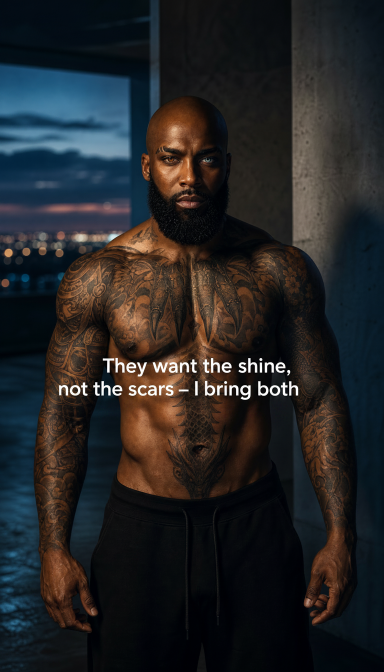
#> input picture assets/images/golden-scars-lyric-card-01.png, 768 x 1344 px, given in place of artista-principal-diamante.png, which was not available (shown at 1/2 size)
$ python make_ktd_contact_sheet.py
#> lines starting #> are read from the running program, lines starting #| are printed output that depends on the picture; pictures that were not available may be replaced by others from this repository, and a replacement may not be noted
from pathlib import Path

from PIL import Image, ImageDraw, ImageOps

root = Path('/home/ubuntu/KAIR-S-SONICA')
files = [
    root/'assets/persona/artista-principal-diamante.png',
    root/'assets/persona/ktd-visual-master.png',
    root/'assets/persona/ktd-expression-rooftop.png',
    root/'assets/persona/ktd-expression-stage.png',
    root/'assets/persona/ktd-expression-street.png',
    root/'assets/persona/ktd-expression-studio.png',
    root/'assets/persona/ktd-physical-turnaround-sheet.png',
    root/'assets/video/promos/fire-in-the-flood-v4-teaser-8s-vertical.mp4',
]
thumb_w, thumb_h = 360, 240
margin, label_h = 18, 42
cols = 2
rows = (len(files)+cols-1)//cols
sheet = Image.new('RGB', (cols*(thumb_w+margin)+margin, rows*(thumb_h+label_h+margin)+margin), '#101014')
d = ImageDraw.Draw(sheet)
for i, path in enumerate(files):
    x = margin + (i%cols)*(thumb_w+margin)
    y = margin + (i//cols)*(thumb_h+label_h+margin)
    if path.suffix.lower() in {'.mp4','.mov','.webm'}:
        import subprocess
        frame = root/'tmp_contact_frame.jpg'
        subprocess.run(['ffmpeg','-y','-ss','2','-i',str(path),'-frames:v','1','-vf','scale=360:240',str(frame)], check=True, stdout=subprocess.DEVNULL, stderr=subprocess.DEVNULL)
        im = Image.open(frame).convert('RGB')
    else:
        im = Image.open(path).convert('RGB')
#> im is the input picture: PIL image 768x1344 RGB; mean R, G, B 36.3, 36.5, 37.5
    im = ImageOps.fit(im, (thumb_w,thumb_h), method=Image.Resampling.LANCZOS)
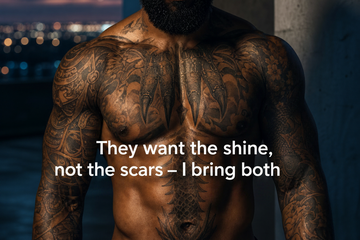
#> im: PIL image 360x240 RGB; mean R, G, B 50.5, 43, 38.8
    sheet.paste(im, (x,y))
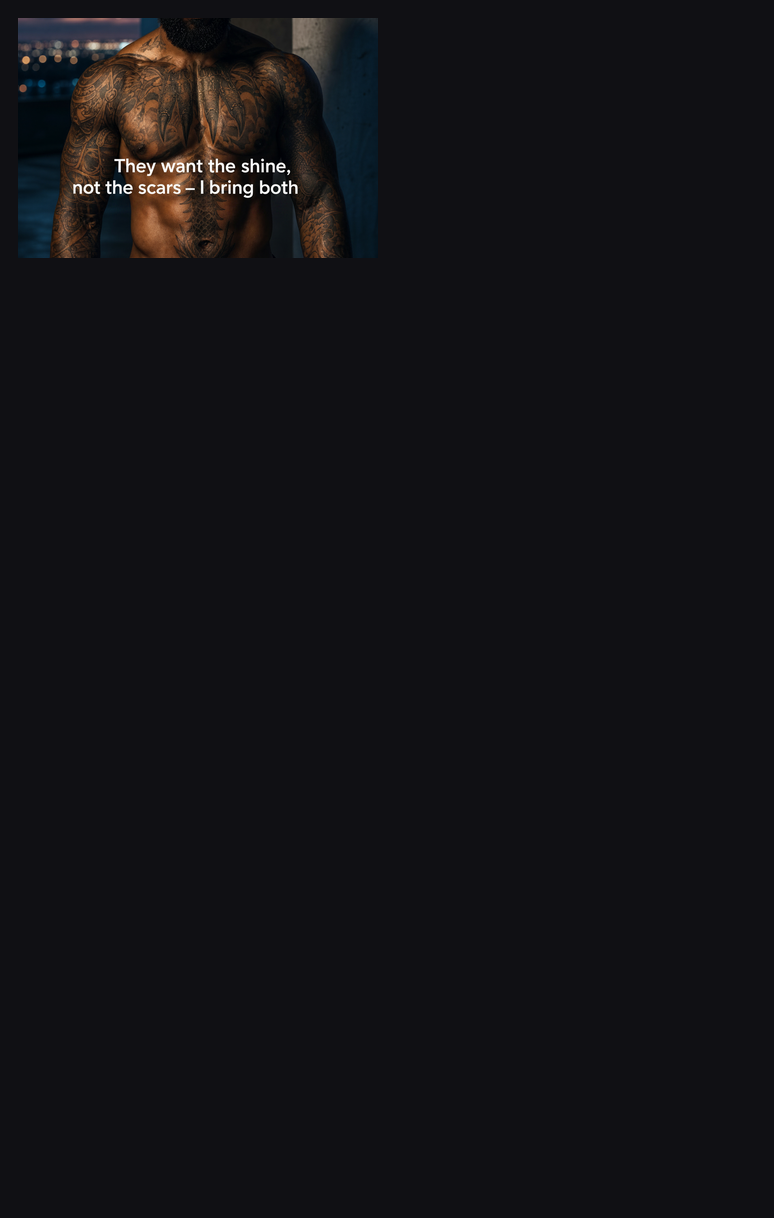
#> sheet: PIL image 774x1218 RGB; mean R, G, B 19.2, 18.5, 21.7
    d.text((x,y+thumb_h+6), path.name[:48], fill='#f3f3f3')
#> pass 2 of the loop `for i, path in enumerate(files):`:
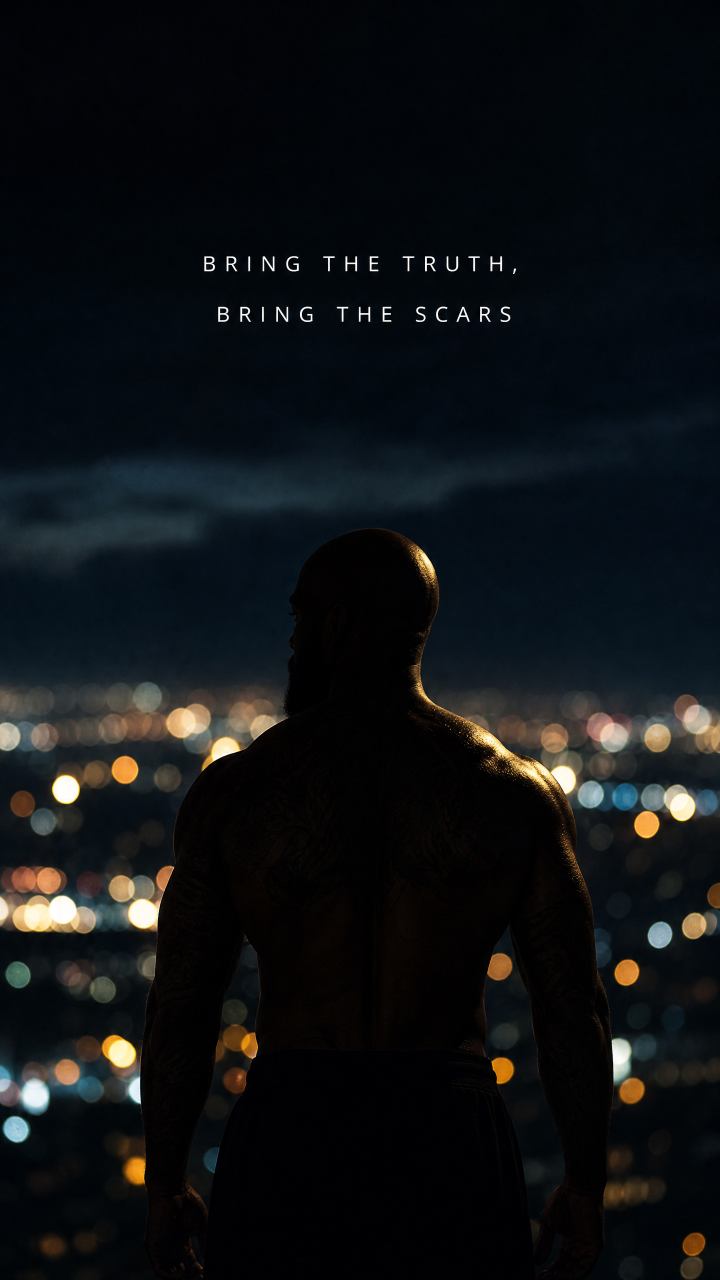
#> input picture assets/images/golden-scars-lyric-card-02.png, 1440 x 2560 px, given in place of ktd-visual-master.png, which was not available (shown at 1/2 size)
#> im is the input picture: PIL image 1440x2560 RGB; mean R, G, B 15.2, 18.1, 20.4
#> `im = ImageOps.fit(im, (thumb_w,thumb_h), method=Image.Resampling.LANCZ..`:
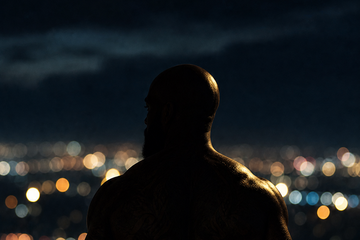
#> im: PIL image 360x240 RGB; mean R, G, B 23.4, 27.9, 30.8
#> `sheet.paste(im, (x,y))`:
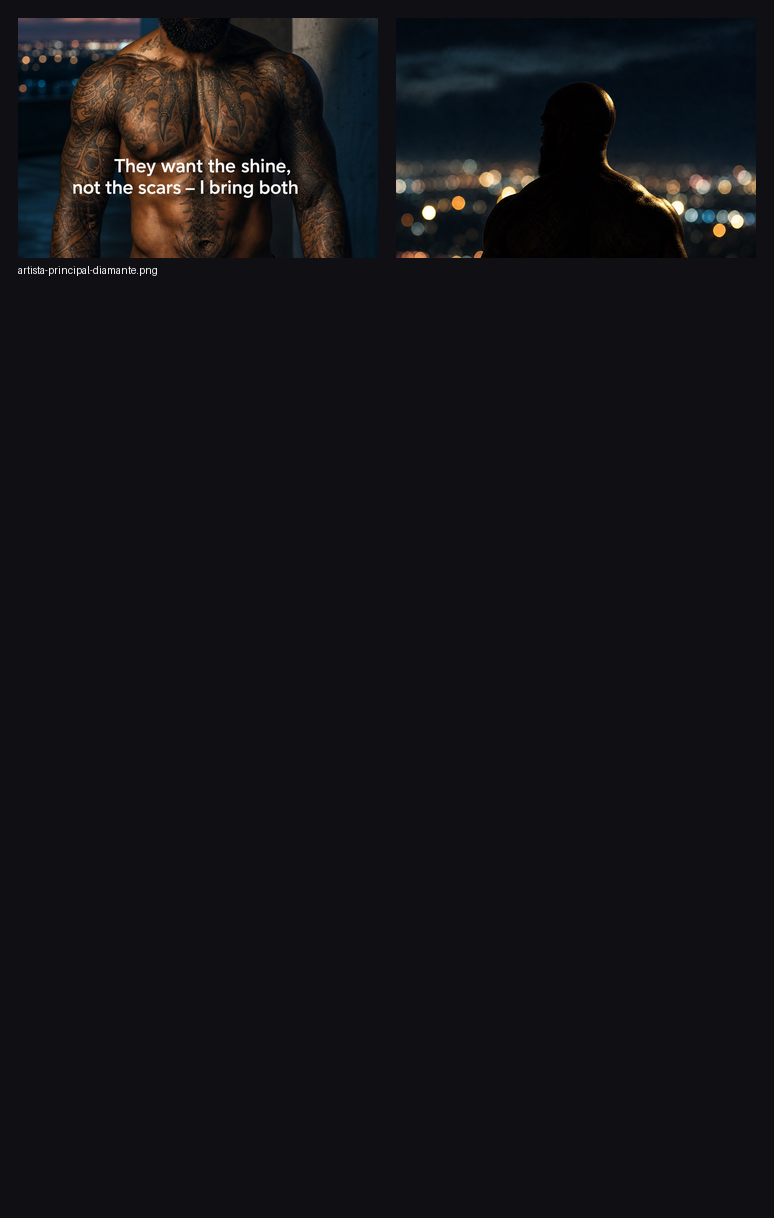
#> sheet: PIL image 774x1218 RGB; mean R, G, B 19.9, 19.6, 22.8
#> (the run stopped early here; a loop or call above may not have finished)
